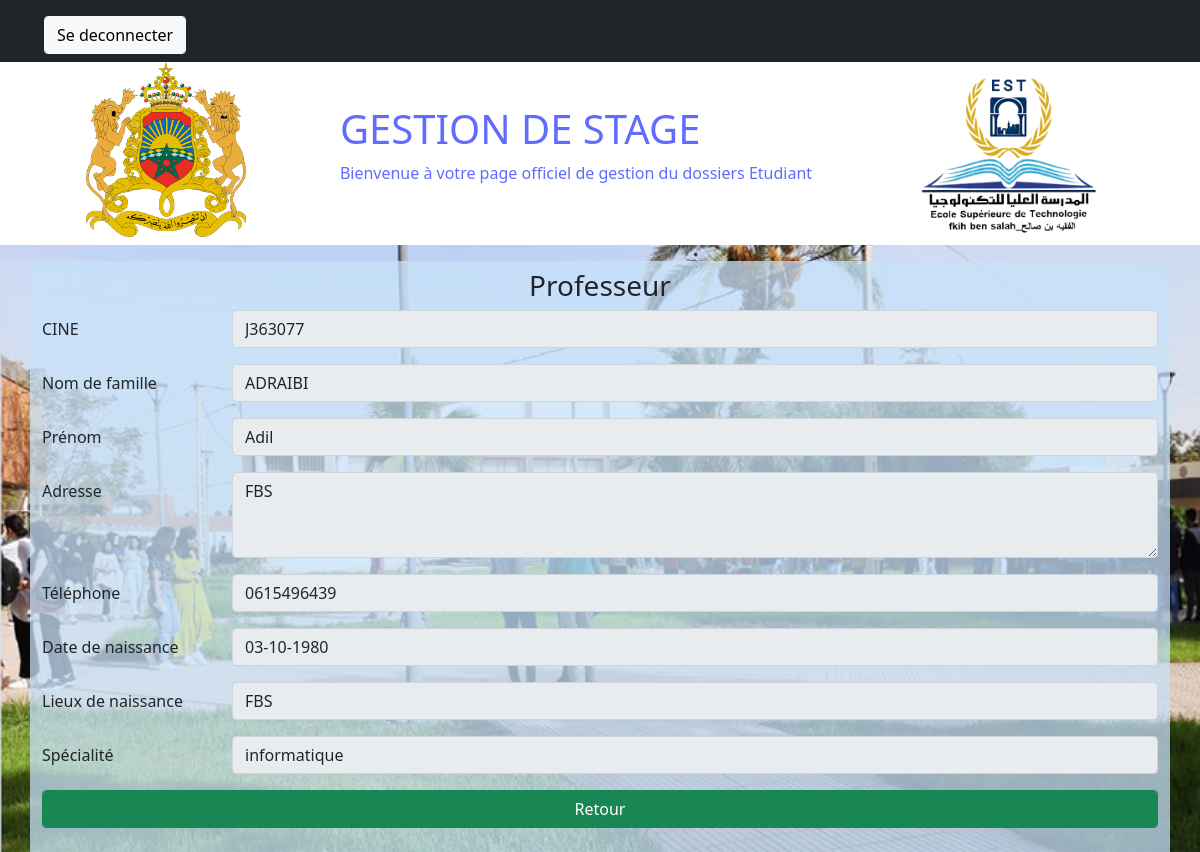
Screenshot of /afficherProf/39 (signed in) with the database file from the repository.
### manager/models.py (models this page shows, shortened)
class User(AbstractUser):
    class Role(models.TextChoices):
        ADMIN="ADMIN", 'ADMIN'
        PROF="PROF", 'PROF'
        ETUDIANT="ETUDIANT", 'ETUDIANT'
    SEX = (
        ("Male", "Male"),
        ('Female', 'Female'),
    )
    base_role=Role.ADMIN
    base_role1=Role.ETUDIANT
    role = models.CharField(max_length = 20, choices= Role)
    Sex =  models.CharField(max_length = 10, choices=SEX)
    adresse=models.TextField(max_length=150,null=True)
    tel=models.CharField(max_length=40,null=True)
    Napog=models.IntegerField(default=0,null=True)
    CNE=models.CharField(max_length=50,null=True)
    dateN= models.DateField(auto_now=False, auto_now_add=False, null=True)
    lieuxN = models.CharField(max_length=50,null=True)
    SPC = models.CharField(max_length = 50,null=True)

### manager/views.py (the view)
# urls.py: path('afficherProf/<int:pk>', views.afficherProf, name='afficherProf'),
def afficherProf(request, pk):
    if request.user.is_authenticated and request.user.role == 'ADMIN':
        p=Prof.prof.get(pk=pk)
        return render(request, 'manager/AfficherProf.html', {'prof':p})

### manager/models.py (called while the page is built)
    def get_queryset(self, *args, **kwargs):
        result=super().get_queryset(*args, **kwargs)
        return result.filter(role=User.Role.PROF)

### templates/manager/AfficherProf.html
{% extends 'manager/base.html' %} {% block content %}
<div class="form container">
  <h3>Professeur</h3>
    <div class="mb-3 row">
      <label for="CIN" class="col-sm-2 col-form-label">CINE</label>
      <div class="col-sm-10">
        <input type="text" class="form-control" id="CIN" name="CIN" value="{{ prof.username }}" disabled />
      </div>
    </div>
    <div class="mb-3 row">
      <label for="Nom" class="col-sm-2 col-form-label">Nom de famille</label>
      <div class="col-sm-10">
        <input type="text" class="form-control" id="Nom" name="Nom" value="{{ prof.last_name }}" disabled />
      </div>
    </div>
    <div class="mb-3 row">
      <label for="Prenom" class="col-sm-2 col-form-label">Prénom</label>
      <div class="col-sm-10">
        <input type="text" class="form-control" id="prenom" name="prenom" value="{{ prof.first_name  }}" disabled />
      </div>
    </div>
    <div class="mb-3 row">
      <label for="adresse" class="col-sm-2 col-form-label">Adresse</label>
      <div class="col-sm-10">
        <textarea class="form-control" id="adresse" rows="3" name="adresse" value="" disabled>{{ prof.adresse }}</textarea>
      </div>
    </div>
    <div class="mb-3 row">
      <label for="tel" class="col-sm-2 col-form-label" >Téléphone</label>
      <div class="col-sm-10">
        <input type="text" class="form-control" id="tel" name="tel" value="{{ prof.tel }}" disabled />
      </div>
    </div>
    <div class="mb-3 row">
      <label for="DateN" class="col-sm-2 col-form-label">Date de naissance</label>
      <div class="col-sm-10">
        <input type="text" class="form-control" id="DateN" name="DateN" value="{{ prof.dateN|date:'d-m-Y' }}" disabled />
      </div>
    </div>
    <div class="mb-3 row">
      <label for="LieuxN" class="col-sm-2 col-form-label">Lieux de naissance</label>
      <div class="col-sm-10">
        <input type="text" class="form-control" id="LieuxN" name="LieuxN" value="{{ prof.lieuxN }}" disabled />
      </div>
    </div>
    <div class="mb-3 row">
        <label for="LieuxN" class="col-sm-2 col-form-label">Spécialité</label>
        <div class="col-sm-10">
          <input type="text" class="form-control" id="LieuxN" name="spc" value="{{ prof.SPC }}" disabled />
        </div>
      </div>
      <div class="mb-3 row">
        <div class="col-12">
        <a class="form-control btn btn-success" href="{% url 'listProfs' %}">Retour</a>
        </div>
      </div>
</div>
{% endblock content %}

### manager/static/css/style.css (style rules this page uses)
body { background-image: url("../2.png"); background-size: cover; background-repeat: no-repeat; box-sizing: border-box; }
.form { background-color: rgba(199, 226, 250, 0.747); padding: 8px 5vw; margin-top: 16px; }
h3 { text-align: center; }

### rows the page displays
User: CIN "J363077", Nom "ADRAIBI", prenom "Adil", adresse "FBS", tel "0615496439", DateN "03-10-1980", LieuxN "FBS", spc "informatique"
